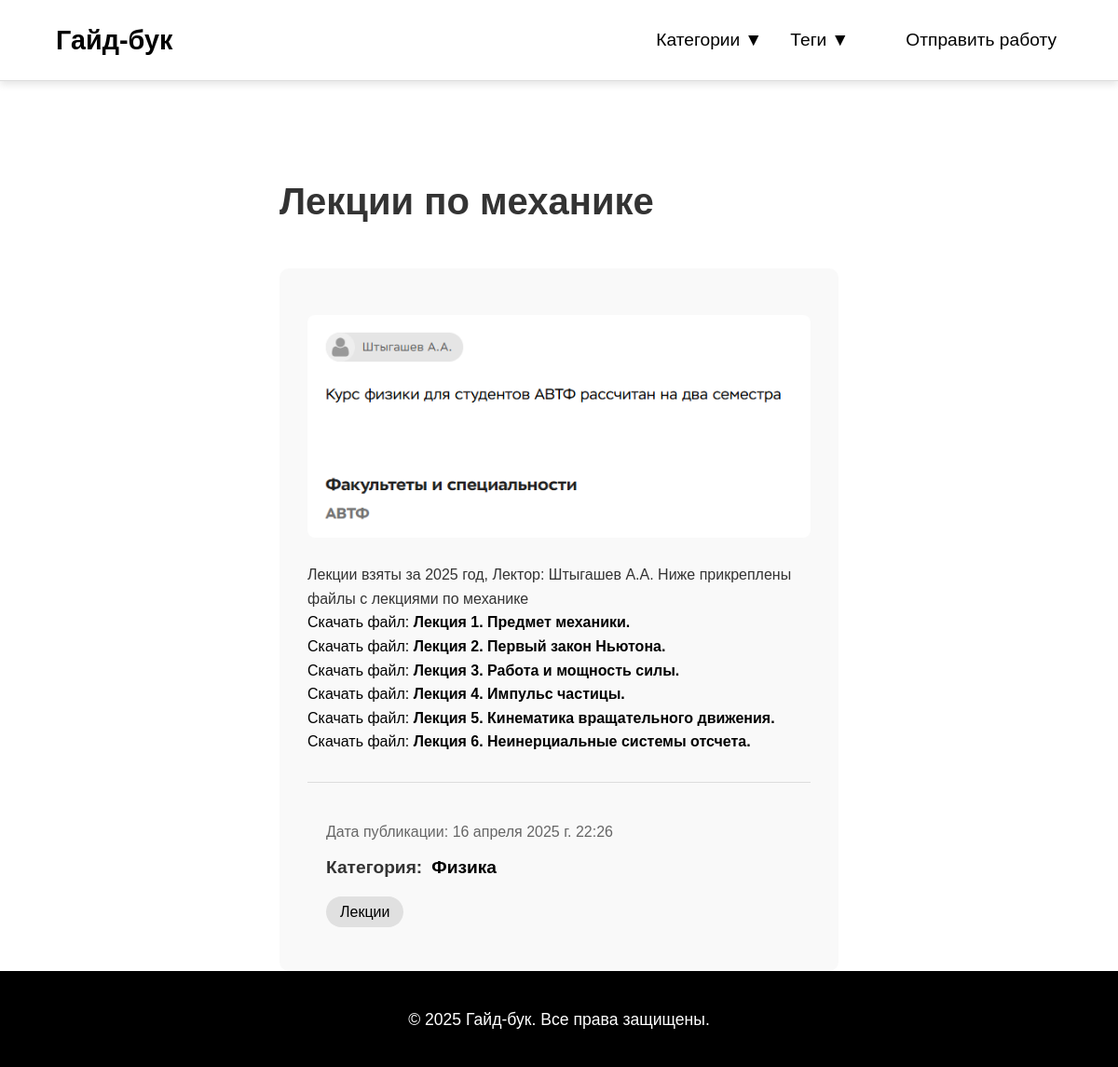
Page /record/5/ on the committed database.
### guidbook_app/models.py (models this page shows, shortened)
class Record(models.Model):
    title = models.CharField(max_length=200, verbose_name="Заголовок записи")
    content = models.TextField(verbose_name="Содержимое записи (HTML)")
    short_content = models.TextField(verbose_name="Краткое содержание записи (HTML)")
    category = models.ForeignKey(
        Category, on_delete=models.SET_NULL, null=True, blank=True, verbose_name="Категория"
    )
    tags = models.ManyToManyField(Tag, blank=True, verbose_name="Теги")
    created_at = models.DateTimeField(auto_now_add=True, verbose_name="Дата создания")
    class Meta:
        verbose_name = "Запись"
        verbose_name_plural = "Записи"

class Block(models.Model):
    BLOCK_TYPES = (
        ('text', 'Текстовый блок'),
        ('image', 'Фото блок'),
        ('video', 'Видео блок'),
        ('file', 'Файловый блок'),
    )
    record = models.ForeignKey(
        'Record', related_name='blocks', on_delete=models.CASCADE, verbose_name="Запись"
    )
    type = models.CharField(
        max_length=50, choices=BLOCK_TYPES, verbose_name="Тип блока"
    )
    order = models.PositiveIntegerField(default=0, verbose_name="Порядок")
    description = models.TextField(blank=True, null=True, verbose_name="Описание/Содержимое")
    image = models.ImageField(upload_to='images/', blank=True, null=True, verbose_name="Изображение")
    video_url = models.URLField(blank=True, null=True, verbose_name="Ссылка на видео")
    file = models.FileField(upload_to='files/', blank=True, null=True, verbose_name="Файл")  # Новое поле
    class Meta:
        ordering = ['order']
        verbose_name = "Блок"
        verbose_name_plural = "Блоки"

class Category(models.Model):
    name = models.CharField(max_length=200, verbose_name="Название категории")
    slug = models.SlugField(unique=True, verbose_name="URL категории")
    description = models.TextField(blank=True, null=True, verbose_name="Описание")
    item_count = models.PositiveIntegerField(default=0, verbose_name="Количество записей")
    color_class = models.CharField(max_length=50, default="color-teal", verbose_name="CSS-класс цвета")
    class Meta:
        verbose_name = "Категория"
        verbose_name_plural = "Категории"

class Tag(models.Model):
    name = models.CharField(max_length=100, verbose_name="Название тега")
    slug = models.SlugField(unique=True, verbose_name="URL тега")
    description = models.TextField(blank=True, null=True, verbose_name="Описание")
    class Meta:
        verbose_name = "Тег"
        verbose_name_plural = "Теги"

### guidbook_app/views.py (the view)
# urls.py: path('record/<int:pk>/', views.record_detail, name='record_detail'),
def record_detail(request, pk):
    record = get_object_or_404(Record, pk=pk)
    categories = Category.objects.all()
    tags = Tag.objects.all()
    return render(request, 'guidbook_app/record_detail.html', {'record': record,'categories':categories,'tags':tags})

### guidbook_app/templates/guidbook_app/record_detail.html (shortened to what this page needs)
{% load static %}
<!DOCTYPE html>
<html lang="ru">
<head>
    <link rel="stylesheet" href="{% static 'guidbook_app/record_detail.css' %}">
</head>
<body>
<div class="wrapper">
    <header class="fixed-header">
        <a href="/" class="logo">Гайд-бук</a>
        <div class="nav-links">
            <button id="menu-button" class="nav-link toggle-menu">
                Категории <span class="arrow-icon">▼</span>
            </button>
            <button id="tags-button" class="nav-link toggle-menu">
                Теги <span class="arrow-icon">▼</span>
            </button>
            <button class="nav-link toggle-menu">
                <a href="{% url 'student_request' %}">Отправить работу</a>
            </button>
        </div>
    </header>
    <main>
        <section class="category-header">
            <h1>{{record.title}}</h1>
        </section>
        <section class="single-record">
            <div class="record-card">
                {% for block in record.blocks.all %}
                    {% if block.type == 'text' %}
                        <div class="text-block">
                            {{ block.description|safe }}
                        </div>
                    {% elif block.type == 'image' %}
                        <div class="image-block">
                            <img src="{{ block.image.url }}" alt="{{ block.description }}" class="record-image">
                        </div>
                    {% elif block.type == 'file' %}
                        <div class="file-block">
                            <a class="file-link" href="{{ block.file.url }}" download>
                                Скачать файл: <b>{{ block.description|default:"Файл" }}</b>
                            </a>
                        </div>
                    {% endif %}
                {% endfor %}
                <div class="record-footer">
                    <div class="record-meta">
                        <span class="date">Дата публикации: {{record.created_at}}</span>
                        <div class="category">
                            <span class="category-label">Категория:</span>
                            <a href="{% url 'category_detail' record.category.slug %}" class="category-link">{{record.category.name}}</a>
                        </div>
                        <div class="tags-container">
                            <span class="tags">
                                {% for tag in record.tags.all %}
                                    <a href="{% url 'tag_detail' tag.slug %}" class="tag">{{tag.name}}</a>
                                {% endfor %}
                            </span>
                        </div>
                    </div>
                </div>
            </div>
        </section>
    </main>
    {% include "guidbook_app//footer.html" %}
    </div>
</body>
</html>

### guidbook_app/templates/guidbook_app/record_detail.html (style rules this page uses)
.toggle-menu { border: none; background: none; }

### guidbook_app/templates/guidbook_app/footer.html (style rules this page uses)
.wrapper { display: flex; flex-direction: column; min-height: 100vh; }
main { width:50vw; flex: 1; padding-top: 8vh; }

### rows in the picture
Record: title "Лекции по механике", created_at "16 апреля 2025 г. 22:26", category.name "Физика"
Block: image (picture)
Block: description "Лекции взяты за 2025 год, Лектор: Штыгашев А.А. Ниже прикреплены файлы с лекциями по механике"
Block: description "Лекция 1. Предмет механики."
Block: description "Лекция 2. Первый закон Ньютона."
Block: description "Лекция 3. Работа и мощность силы."
Block: description "Лекция 4. Импульс частицы."
Block: description "Лекция 5. Кинематика вращательного движения."
Block: description "Лекция 6. Неинерциальные системы отсчета."
Tag: name "Лекции"
